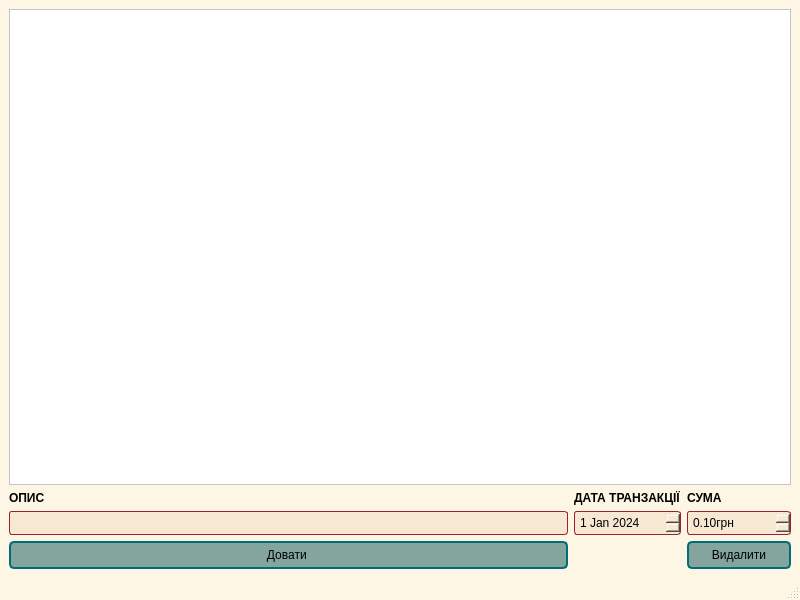
<?xml version="1.0" encoding="UTF-8"?>
<ui version="4.0">
 <class>MainWindow</class>
 <widget class="QMainWindow" name="MainWindow">
  <property name="geometry">
   <rect>
    <x>0</x>
    <y>0</y>
    <width>800</width>
    <height>600</height>
   </rect>
  </property>
  <property name="windowTitle">
   <string>Фінанси</string>
  </property>
  <property name="windowIcon">
   <iconset theme="QIcon::ThemeIcon::FormatTextBold"/>
  </property>
  <property name="styleSheet">
   <string notr="true">QMainWindow {
    background-color: #fef6e4; /* Кремовий фон */
    color: #000000;           /* Чорний текст за замовчуванням */
    font-family: &quot;Arial&quot;, sans-serif;
    font-size: 14px;
}

/* Всі тексти в таблиці */
QTableView, QTableView QHeaderView::section {
    color: #000000; /* Чорний текст */
    background-color: #ffffff; /* Білий фон таблиці */
    gridline-color: #9b2226;   /* Червоні лінії таблиці */
}

/* Заголовки таблиці */
QHeaderView::section {
    background-color: #f28482; /* Пастельно-червоний фон заголовків */
    font-weight: bold;
    border: 1px solid #9b2226;
    color: #000000; /* Чорний текст заголовків */
}

/* Кнопки */
QPushButton {
    background-color: #84a59d; /* Ніжно-зелений фон */
    color: #000000;           /* Чорний текст кнопок */
    border: 2px solid #006d77;
    border-radius: 5px;
    padding: 5px;
}

QPushButton:hover {
    background-color: #f6bd60; /* Жовтий фон при наведенні */
    color: #000000;           /* Чорний текст кнопок при наведенні */
}

/* Поля вводу */
QLineEdit, QDateEdit, QDoubleSpinBox {
    background-color: #f7e8d4; /* Кремовий фон полів вводу */
    color: #000000;           /* Чорний текст */
    border: 1px solid #9b2226;
    border-radius: 3px;
    padding: 3px;
}

/* Лейбли з білим текстом */
QLabel {
    color: #000000; /* Білий текст для лейблів */
}
</string>
  </property>
  <widget class="QWidget" name="centralwidget">
   <layout class="QVBoxLayout" name="verticalLayout_2">
    <item>
     <layout class="QGridLayout" name="gridLayout">
      <item row="1" column="2">
       <widget class="QLabel" name="label_3">
        <property name="font">
         <font>
          <bold>true</bold>
         </font>
        </property>
        <property name="text">
         <string>СУМА</string>
        </property>
       </widget>
      </item>
      <item row="2" column="1">
       <widget class="QDateEdit" name="dateEdit">
        <property name="dateTime">
         <datetime>
          <hour>0</hour>
          <minute>0</minute>
          <second>0</second>
          <year>2024</year>
          <month>1</month>
          <day>1</day>
         </datetime>
        </property>
       </widget>
      </item>
      <item row="2" column="0">
       <widget class="QLineEdit" name="lineEdit"/>
      </item>
      <item row="1" column="0">
       <widget class="QLabel" name="label">
        <property name="font">
         <font>
          <bold>true</bold>
         </font>
        </property>
        <property name="text">
         <string>ОПИС</string>
        </property>
       </widget>
      </item>
      <item row="1" column="1">
       <widget class="QLabel" name="label_2">
        <property name="font">
         <font>
          <bold>true</bold>
         </font>
        </property>
        <property name="text">
         <string>ДАТА ТРАНЗАКЦІЇ</string>
        </property>
       </widget>
      </item>
      <item row="2" column="2">
       <widget class="QDoubleSpinBox" name="doubleSpinBox">
        <property name="prefix">
         <string/>
        </property>
        <property name="suffix">
         <string>грн</string>
        </property>
        <property name="minimum">
         <double>0.100000000000000</double>
        </property>
        <property name="maximum">
         <double>99999999.989999994635582</double>
        </property>
       </widget>
      </item>
      <item row="3" column="2">
       <widget class="QPushButton" name="pushButton_2">
        <property name="text">
         <string>Видалити</string>
        </property>
       </widget>
      </item>
      <item row="3" column="0">
       <widget class="QPushButton" name="pushButton">
        <property name="text">
         <string>Довати </string>
        </property>
       </widget>
      </item>
      <item row="0" column="0" colspan="3">
       <widget class="QTableView" name="tableView"/>
      </item>
     </layout>
    </item>
   </layout>
  </widget>
  <widget class="QMenuBar" name="menubar">
   <property name="geometry">
    <rect>
     <x>0</x>
     <y>0</y>
     <width>800</width>
     <height>17</height>
    </rect>
   </property>
  </widget>
  <widget class="QStatusBar" name="statusbar"/>
 </widget>
 <resources/>
 <connections/>
</ui>
